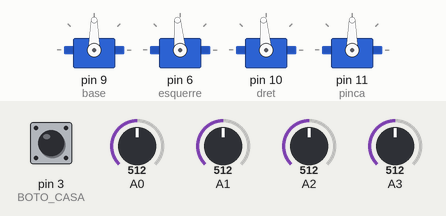
Recording of a sketch running on a simulated Arduino Uno, built with avr-gcc and run on an emulated ATmega328P. On the bench: 4 × servo. The test bench sets the inputs (shaded band); at power-on: A0 = 512, A1 = 512, A2 = 512, A3 = 512, pin 3 (BOTO_CASA) HIGH.

Above: at 1.2 s.
1.3 s: A0 set to 716
At 2.5 s:
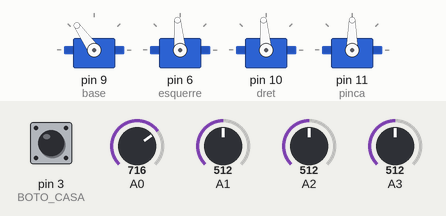
2.8 s: A1 set to 716
At 3.1 s:
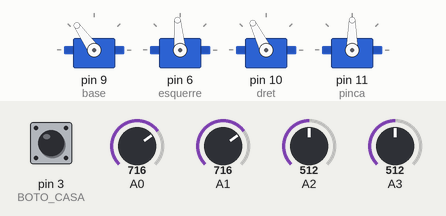
4.3 s: A2 set to 716
At 5.5 s:
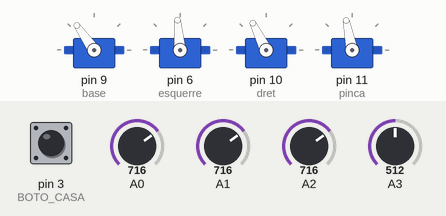
5.8 s: A3 set to 716
At 7.0 s:
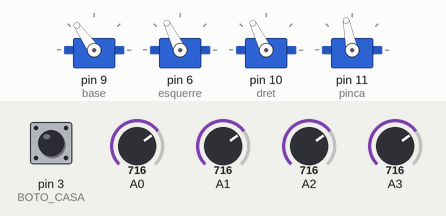
7.3 s: pin 3 (BOTO_CASA) pulled LOW for 0.15 s
At 7.38 s:
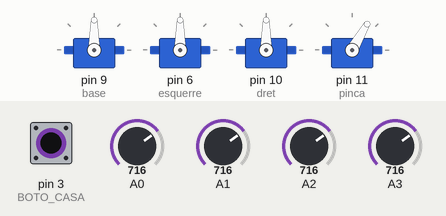
8.9 s: A0 set to 992
At 10.3 s:
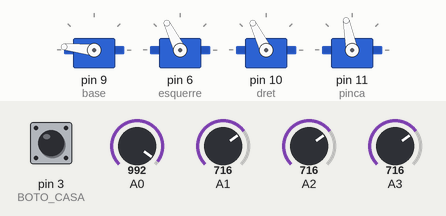
Timing chart, 0 to 11.4 s (numbered marks = the images above; inputs shaded):
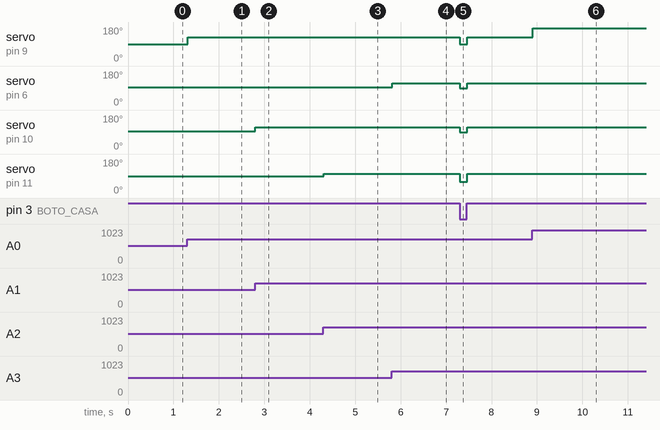

Measured:
- after the input at 1.3 s, servo on pin 9 (base): 90° → 125° at once
- after the input at 2.8 s, servo on pin 10 (dret): 95° → 116° at once
- after the input at 4.3 s, servo on pin 11 (pinca): 90° → 101° at once
- after the input at 5.8 s, servo on pin 6 (esquerre): 95° → 116° at once
- after the input at 7.3 s, servo on pin 9 (base): 125° → 90° at once, → 125° 0.16 s later; servo on pin 6 (esquerre), servo on pin 10 (dret): 116° → 90° at once, → 116° 0.16 s later; servo on pin 11 (pinca): 101° → 60° at once, → 101° 0.16 s later
- after the input at 8.9 s, servo on pin 9 (base): 125° → 174° at once

The sketch:

minim.ino
```cpp
/*
  Solucionari Repte SA4-A · Brac amb boto de casa (MINIM)
  Els 4 potenciometres mouen el brac (com 04_brac_potenciometres) i, mentre
  es mante premut el polsador A, el brac va a la posicio de CASA.
  Circuit: servos base=9, esquerre=6, dret=10, pinca=11 (PILES + GND comu);
           pots base=A0, dret=A1, pinca=A2, esquerre=A3; polsador entre D3 i GND.
*/

#include <Servo.h>

Servo base, esquerre, dret, pinca;

const int BOTO_CASA = 3;

const int BASE_MIN = 0,      BASE_MAX = 180;
const int ESQUERRE_MIN = 40, ESQUERRE_MAX = 150;
const int DRET_MIN = 40,     DRET_MAX = 150;
const int PINCA_MIN = 60,    PINCA_MAX = 120;

// La posicio de casa: brac recollit, pinca tancada
const int CASA_BASE = 90, CASA_ESQUERRE = 90, CASA_DRET = 90, CASA_PINCA = PINCA_MIN;

void setup() {
  pinMode(BOTO_CASA, INPUT_PULLUP);    // premut = LOW
  base.attach(9);
  esquerre.attach(6);
  dret.attach(10);
  pinca.attach(11);
}

void loop() {
  if (digitalRead(BOTO_CASA) == LOW) {
    base.write(CASA_BASE);
    esquerre.write(CASA_ESQUERRE);
    dret.write(CASA_DRET);
    pinca.write(CASA_PINCA);
  } else {
    base.write(map(analogRead(A0), 0, 1023, BASE_MIN, BASE_MAX));
    dret.write(map(analogRead(A1), 0, 1023, DRET_MIN, DRET_MAX));
    pinca.write(map(analogRead(A2), 0, 1023, PINCA_MIN, PINCA_MAX));
    esquerre.write(map(analogRead(A3), 0, 1023, ESQUERRE_MIN, ESQUERRE_MAX));
  }
  delay(20);
}
```
